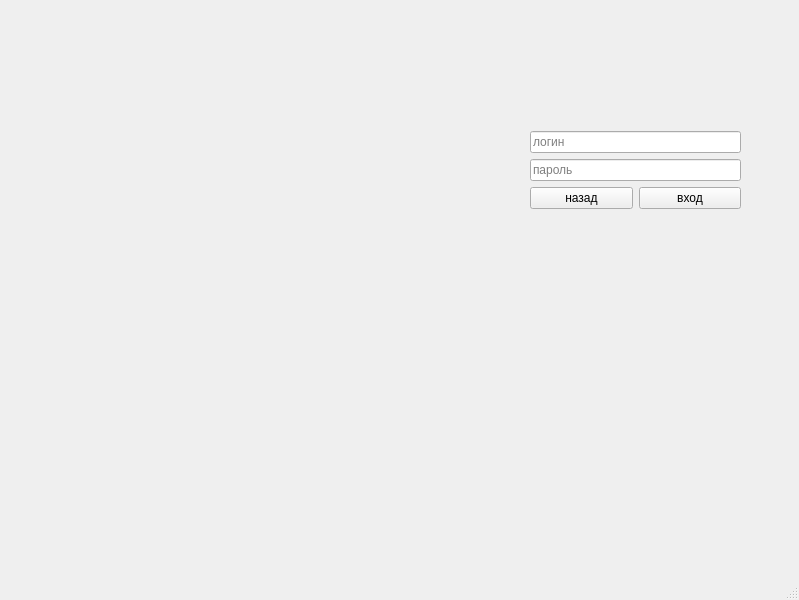
<?xml version="1.0" encoding="UTF-8"?>
<ui version="4.0">
 <class>MainWindow</class>
 <widget class="QMainWindow" name="MainWindow">
  <property name="geometry">
   <rect>
    <x>0</x>
    <y>0</y>
    <width>799</width>
    <height>600</height>
   </rect>
  </property>
  <property name="windowTitle">
   <string>MainWindow</string>
  </property>
  <widget class="QWidget" name="centralwidget">
   <widget class="QWidget" name="verticalLayoutWidget">
    <property name="geometry">
     <rect>
      <x>530</x>
      <y>80</y>
      <width>211</width>
      <height>181</height>
     </rect>
    </property>
    <layout class="QVBoxLayout" name="verticalLayout">
     <item>
      <layout class="QVBoxLayout" name="verticalLayout_2">
       <item>
        <widget class="QLineEdit" name="loginChild">
         <property name="text">
          <string/>
         </property>
         <property name="placeholderText">
          <string>логин</string>
         </property>
        </widget>
       </item>
       <item>
        <widget class="QLineEdit" name="PasswordChild">
         <property name="text">
          <string/>
         </property>
         <property name="placeholderText">
          <string>пароль</string>
         </property>
        </widget>
       </item>
       <item>
        <layout class="QHBoxLayout" name="horizontalLayout">
         <item>
          <widget class="QPushButton" name="exitChild">
           <property name="text">
            <string>назад</string>
           </property>
          </widget>
         </item>
         <item>
          <widget class="QPushButton" name="pushButton">
           <property name="text">
            <string>вход</string>
           </property>
          </widget>
         </item>
        </layout>
       </item>
      </layout>
     </item>
    </layout>
   </widget>
  </widget>
  <widget class="QMenuBar" name="menubar">
   <property name="geometry">
    <rect>
     <x>0</x>
     <y>0</y>
     <width>799</width>
     <height>26</height>
    </rect>
   </property>
  </widget>
  <widget class="QStatusBar" name="statusbar"/>
 </widget>
 <resources/>
 <connections/>
</ui>
